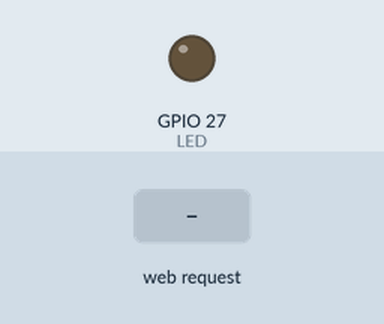
This sketch was run on a simulated ESP32. On the bench: output pins drawn as LEDs (lit = HIGH). The inputs (shaded band) are chosen by the test bench. What the sketch prints to the serial monitor is not drawn.

Above: at 1.3 s.
1.4 s: HTTP request GET /led_set?state=1 received
At 1.9 s:
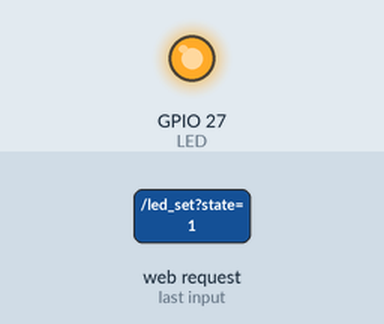
2.9 s: HTTP request GET /led_set received
At 4.3 s:
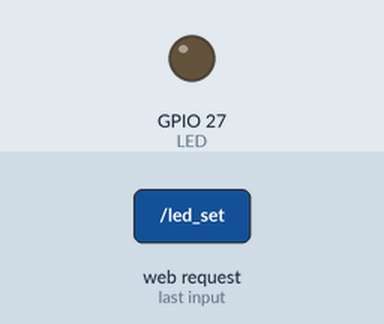
Timing chart, 0 to 5.9 s (numbered marks = the images above; inputs shaded):
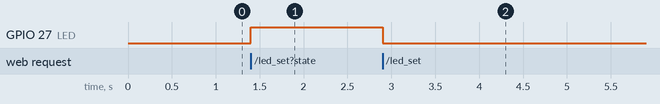

The sketch:

testbike.ino
```cpp
#include <WiFi.h>
#include <WiFiClient.h>
#include <WebServer.h>
#include "tbike.h"
#define LED  27
WebServer server (80);
/* Put your SSID & Password */
const char* ssid = "SMART SIDDIQ";  // Enter SSID here
const char* password = "12345678";  //Enter Password here

/* Put IP Address details */
IPAddress local_ip(192,168,43,1);
IPAddress gateway(192,168,43,1);
IPAddress subnet(255,255,255,0);


void handleRoot() {
 String s = MAIN_page; //Read HTML contents
 server.send(200, "text/html", s); //Send web page
}

void led_control()
{
 String state = "OFF";
 String act_state = server.arg("state");
 if(act_state == "1")
 {
  digitalWrite(LED,HIGH); //LED ON
  state = "ON";
 }
 else
 {
  digitalWrite(LED,LOW); //LED OFF
  state = "OFF";
 }

 server.send(200, "text/plane", state);

}


void setup() {


  Serial.begin(115200);
  Serial.println();
  Serial.println("Booting Sketch...");
  WiFi.mode(WIFI_AP);
  WiFi.softAPConfig(local_ip, gateway, subnet);
  WiFi.softAP(ssid, password);
  Serial.println(WiFi.softAPIP());
  delay(100);


  server.on("/", handleRoot);
  server.on("/led_set", led_control);

  server.begin();
  Serial.println("HTTP server started");


  pinMode(LED, OUTPUT);
  digitalWrite(LED,LOW);

}


void loop() {

  server.handleClient();

}
```

tbike.h
```cpp
const char MAIN_page[] PROGMEM = R"=====(
<!DOCTYPE html>
<html>
<style type="text/css">
.button {
  background-color: #3A3B62; /* Green */
  border: none;
  color: white;
  padding: 15px 32px;
  text-align: center;
  text-decoration: none;
  display: inline-block;
  font-size: 16px;
}
</style>
<body style="background-color: #ba9ff9 ">
<center>
<div>
<h1>SMART BIKE</h1>
  <button class="button" onclick="send(1)">BIKE ON</button>
  <button class="button" onclick="send(0)">BIKE OFF</button><BR>
</div>
 <br>
<div><h2>
  <br>
  BIKE State: <span id="state">NA</span>
</h2>
</div>
<script>
function send(led_sts)
{
  var xhttp = new XMLHttpRequest();
  xhttp.onreadystatechange = function() {
    if (this.readyState == 4 && this.status == 200) {
      document.getElementById("state").innerHTML = this.responseText;
    }
  };
  xhttp.open("GET", "led_set?state="+led_sts, true);
  xhttp.send();
}
setInterval(function()
{
  getData();
}, 2000);
function getData() {
  var xhttp = new XMLHttpRequest();
  xhttp.onreadystatechange = function() {
    if (this.readyState == 4 && this.status == 200) {
      document.getElementById("adc_val").innerHTML =
      this.responseText;
    }
  };
  xhttp.open("GET", "adcread", true);
  xhttp.send();
}
</script>
</center>
</body>
</html>
)=====";
```

Measured:
- after the input at 1.4 s, GPIO 27 (LED): LOW → HIGH at once
- after the input at 2.9 s, GPIO 27 (LED): HIGH → LOW at once
